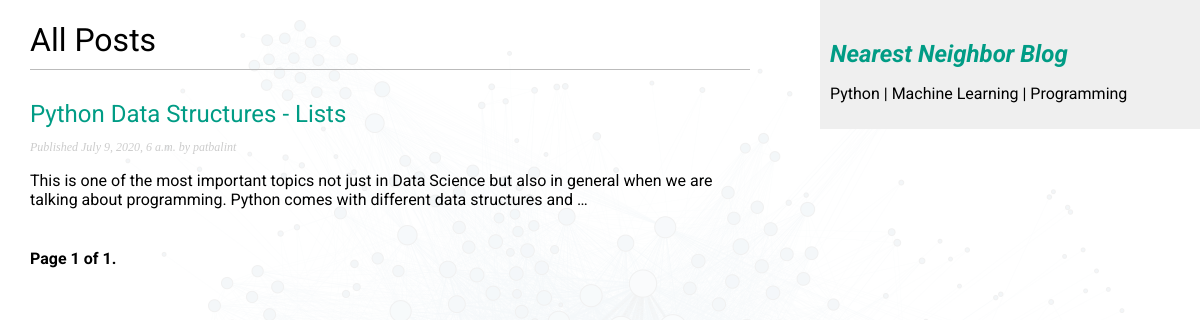
Screenshot of /blog/ with the database file from the repository.
### blog/models.py (models this page shows, shortened)
class Post(models.Model):
    STATUS_CHOICES = (
        ('draft','Draft'),
        ('published','Published'),
    )
    title = models.CharField(max_length=250)
    slug = models.SlugField(max_length=250, unique_for_date='publish')
    author = models.ForeignKey(User,
                                on_delete=models.CASCADE,
                                related_name='blog_posts')
    body = models.TextField()
    publish = models.DateTimeField(default=timezone.now)
    created = models.DateTimeField(auto_now_add=True)
    updated = models.DateTimeField(auto_now=True)
    status = models.CharField(max_length=10,
                            choices=STATUS_CHOICES,
                            default='draft')
    objects = models.Manager() #default manager
    published = PublishedManager() #our custom manager
    class Meta:
        ordering = ('-publish',)
    def get_absolute_url(self):
        return reverse('blog:post_detail',
                        args=[self.publish.year,
                              self.publish.month,
                              self.publish.day, self.slug])

### blog/views.py (the view)
# urls.py: path('',views.post_list, name='post_list'),
def post_list(request):
    object_list = Post.published.all()
    paginator = Paginator(object_list, 3) # 3 posts in each page
    page = request.GET.get('page')
    try:
        posts = paginator.page(page)
    except PageNotAnInteger:
        posts = paginator.page(1)
    except EmptyPage:
        posts = paginator.page(paginator.num_pages)
    return render(request,'blog/post/list.html',{'page':page, 'posts':posts})

### blog/models.py (called while the page is built)
    def get_queryset(self):
        return super (PublishedManager,
                        self).get_queryset()\
                        .filter(status='published')

### blog/templatetags/markdown_extras.py (called while the page is built)
@register.filter()
@stringfilter
def markdown(value):
    return md.markdown(value, extensions=['markdown.extensions.fenced_code'])

### blog/templates/blog/post/list.html (shortened to what this page needs)
{% extends "blog/base.html" %}
{% load markdown_extras %}
{% block content %}
  <h1>All Posts</h1>
  {% for post in posts %}
    <h2>
        <a href="{{ post.get_absolute_url }}">
          {{ post.title }}
        </a>
    </h2>
    <p class="date">
      Published {{ post.publish }} by {{ post.author }}
    </p>
    {{ post.body|truncatewords:30|markdown|safe }}
  {% endfor %}
  {% include "pagination.html" with page=posts %}
{% endblock %}

### blog/templates/blog/base.html (shortened to what this page needs)
{% load static %}
<!DOCTYPE html>
<html lang="en" dir="ltr">
  <head>
    <link href="{% static "css/blog.css" %}" rel="stylesheet">
  </head>
  <body>
    <div id="content">
      {% block content %}
      {% endblock %}
    </div>
    <div id="sidebar">
      <h2 id="sidetitle">Nearest Neighbor Blog</h2>
      <p id="subtitle">Python | Machine Learning | Programming</p>
    </div>
  </body>
</html>

### blog/templates/pagination.html (shortened to what this page needs)
<div class="pagination">
  <span class="step-links">
    <span class="current">
      Page {{ page.number }} of {{ page.paginator.num_pages }}.
    </span>
  </span>
</div>

### blog/static/css/blog.css (style rules this page uses)
body:before { display: block; content:""; position: absolute; z-index:-1; top:0; left: 0; right: 0; height: 100%; background: linear-gradient( rgba(0, 0, 0, 0), rgba(0, 0, 0, 0) ), url(Social_Network_Analysis_Visualization.png); opacity: 0.05; }
body { margin:0; padding:0; font-family: 'Roboto', sans-serif; }
a { color:#009c85; text-decoration:none; }
h1 { font-weight:normal; border-bottom:1px solid #bbb; padding:0 0 10px 0; }
h2 { font-weight:normal; margin:30px 0 0; }
#subtitle { color: black; }
#content { float:left; width:60%; padding:0 0 0 30px; }
#sidebar { float:right; width:30%; padding:10px; background:#efefef; height:100%; }
#sidetitle { color: #009c85; font-weight: bold; font-style: italic; }
p.date { color:#ccc; font-family: georgia, serif; font-size: 12px; font-style: italic; }
.pagination { margin:40px 0; font-weight:bold; }

### rows the page displays
Post: title "Python Data Structures - Lists", publish "July 9, 2020, 6 a.m.", author "patbalint", body "This is one of the most important topics not just in Data Science but also in general when we are talking about programming. Python comes with different data structures and …"

### other values shown
{{ page.number }} "1"
{{ page.paginator.num_pages }} "1"
